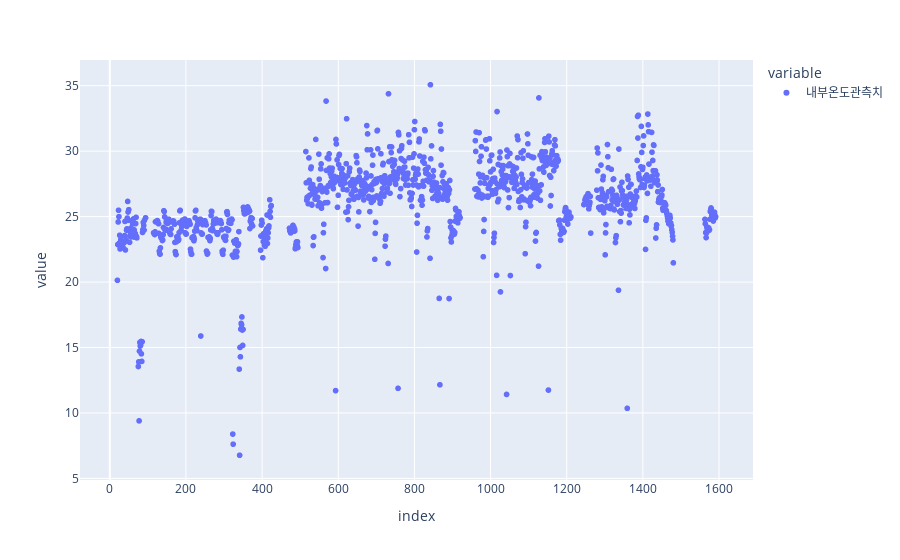
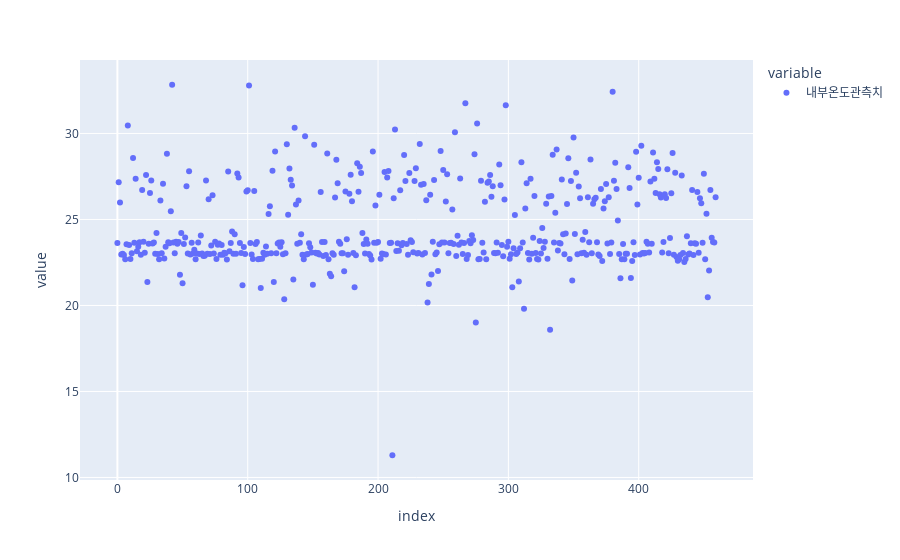
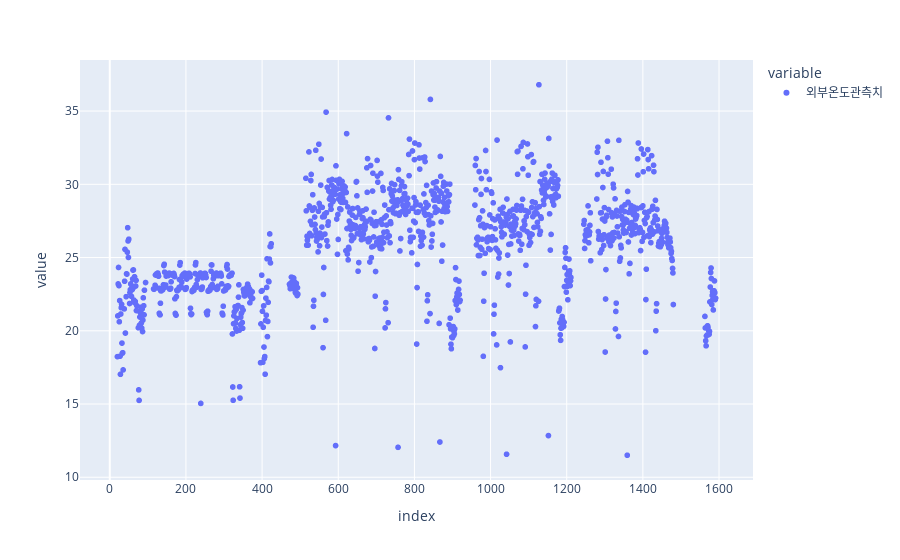
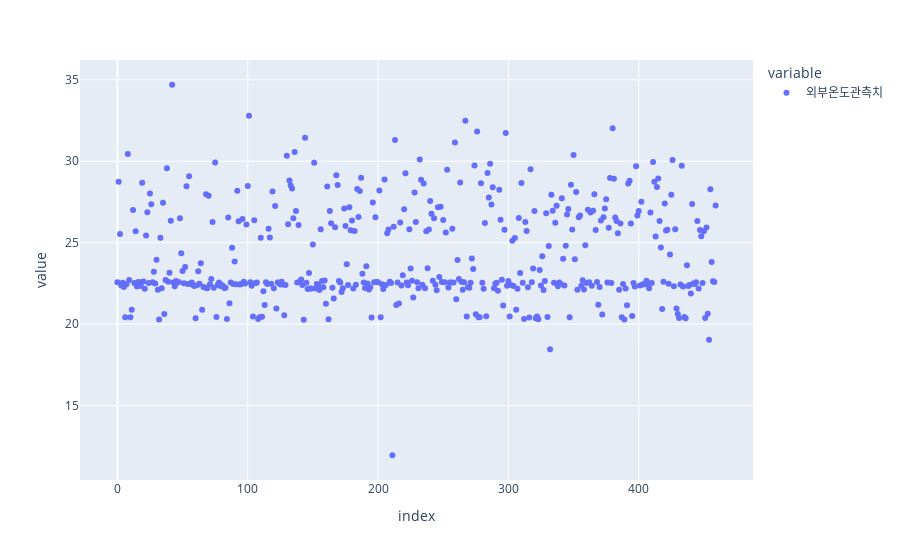

The notebook cell saved with these charts, in order:
### Code cell
CAToutliers = ['CASE01_01','CASE01_02','CASE01_03','CASE01_04','CASE01_05','CASE01_06','CASE01_07',
'CASE01_08','CASE01_09','CASE02_01','CASE02_02','CASE02_03','CASE02_04','CASE02_05','CASE02_06','CASE02_07','CASE02_08','CASE02_09','CASE02_10','CASE02_11']

train_df = train_df[~train_df['이미지'].isin(CAToutliers)]

train_df = train_df[train_df['CO2관측치'] > 0]
train_df = train_df[train_df['최근분무량'] >= 0]

firstfeats = ['내부온도관측치', '외부온도관측치', '내부습도관측치', '외부습도관측치', 'CO2관측치', 'EC관측치','최근분무량']

secondfeats = ['냉방온도', '냉방부하','난방온도', '난방부하', '비율']

thirdfeats = ['화이트 LED동작강도', '레드 LED동작강도', '블루 LED동작강도', '총추정광량', '백색광추정광량', '적색광추정광량', '청색광추정광량']

for feat in firstfeats:

    fig = px.scatter(train_df[feat], hover_name=train_df["이미지"])
    fig.show()
    fig = px.scatter(test_df[feat], hover_name=test_df["이미지"])
    fig.show()

### Figure 1 — Plotly figure (JSON) as saved in the notebook; plotly's stock layout.template omitted (floating-point values rounded to 4 significant figures; data arrays with more than 128 entries replaced by an {"elided": "..."} marker saying what was removed)
{"data": [{"hovertemplate": "<b>%{hovertext}</b><br><br>variable=내부온도관측치<br>index=%{x}<br>value=%{y}<extra></extra>", "hovertext": {"elided": "1279 str values"}, "legendgroup": "내부온도관측치", "marker": {"color": "#636efa", "symbol": "circle"}, "mode": "markers", "name": "내부온도관측치", "showlegend": true, "type": "scattergl", "x": {"elided": "1279 int values"}, "xaxis": "x", "y": {"elided": "1279 float values"}, "yaxis": "y"}], "layout": {"legend": {"title": {"text": "variable"}, "tracegroupgap": 0}, "margin": {"t": 60}, "xaxis": {"anchor": "y", "domain": [0, 1], "title": {"text": "index"}}, "yaxis": {"anchor": "x", "domain": [0, 1], "title": {"text": "value"}}}}

### Figure 2 — Plotly figure (JSON) as saved in the notebook; plotly's stock layout.template omitted (floating-point values rounded to 4 significant figures; data arrays with more than 128 entries replaced by an {"elided": "..."} marker saying what was removed)
{"data": [{"hovertemplate": "<b>%{hovertext}</b><br><br>variable=내부온도관측치<br>index=%{x}<br>value=%{y}<extra></extra>", "hovertext": {"elided": "460 str values"}, "legendgroup": "내부온도관측치", "marker": {"color": "#636efa", "symbol": "circle"}, "mode": "markers", "name": "내부온도관측치", "orientation": "v", "showlegend": true, "type": "scatter", "x": {"elided": "460 int values"}, "xaxis": "x", "y": {"elided": "460 float values"}, "yaxis": "y"}], "layout": {"legend": {"title": {"text": "variable"}, "tracegroupgap": 0}, "margin": {"t": 60}, "xaxis": {"anchor": "y", "domain": [0, 1], "title": {"text": "index"}}, "yaxis": {"anchor": "x", "domain": [0, 1], "title": {"text": "value"}}}}

### Figure 3 — Plotly figure (JSON) as saved in the notebook; plotly's stock layout.template omitted (floating-point values rounded to 4 significant figures; data arrays with more than 128 entries replaced by an {"elided": "..."} marker saying what was removed)
{"data": [{"hovertemplate": "<b>%{hovertext}</b><br><br>variable=외부온도관측치<br>index=%{x}<br>value=%{y}<extra></extra>", "hovertext": {"elided": "1279 str values"}, "legendgroup": "외부온도관측치", "marker": {"color": "#636efa", "symbol": "circle"}, "mode": "markers", "name": "외부온도관측치", "showlegend": true, "type": "scattergl", "x": {"elided": "1279 int values"}, "xaxis": "x", "y": {"elided": "1279 float values"}, "yaxis": "y"}], "layout": {"legend": {"title": {"text": "variable"}, "tracegroupgap": 0}, "margin": {"t": 60}, "xaxis": {"anchor": "y", "domain": [0, 1], "title": {"text": "index"}}, "yaxis": {"anchor": "x", "domain": [0, 1], "title": {"text": "value"}}}}

### Figure 4 — Plotly figure (JSON) as saved in the notebook; plotly's stock layout.template omitted (floating-point values rounded to 4 significant figures; data arrays with more than 128 entries replaced by an {"elided": "..."} marker saying what was removed)
{"data": [{"hovertemplate": "<b>%{hovertext}</b><br><br>variable=외부온도관측치<br>index=%{x}<br>value=%{y}<extra></extra>", "hovertext": {"elided": "460 str values"}, "legendgroup": "외부온도관측치", "marker": {"color": "#636efa", "symbol": "circle"}, "mode": "markers", "name": "외부온도관측치", "orientation": "v", "showlegend": true, "type": "scatter", "x": {"elided": "460 int values"}, "xaxis": "x", "y": {"elided": "460 float values"}, "yaxis": "y"}], "layout": {"legend": {"title": {"text": "variable"}, "tracegroupgap": 0}, "margin": {"t": 60}, "xaxis": {"anchor": "y", "domain": [0, 1], "title": {"text": "index"}}, "yaxis": {"anchor": "x", "domain": [0, 1], "title": {"text": "value"}}}}
